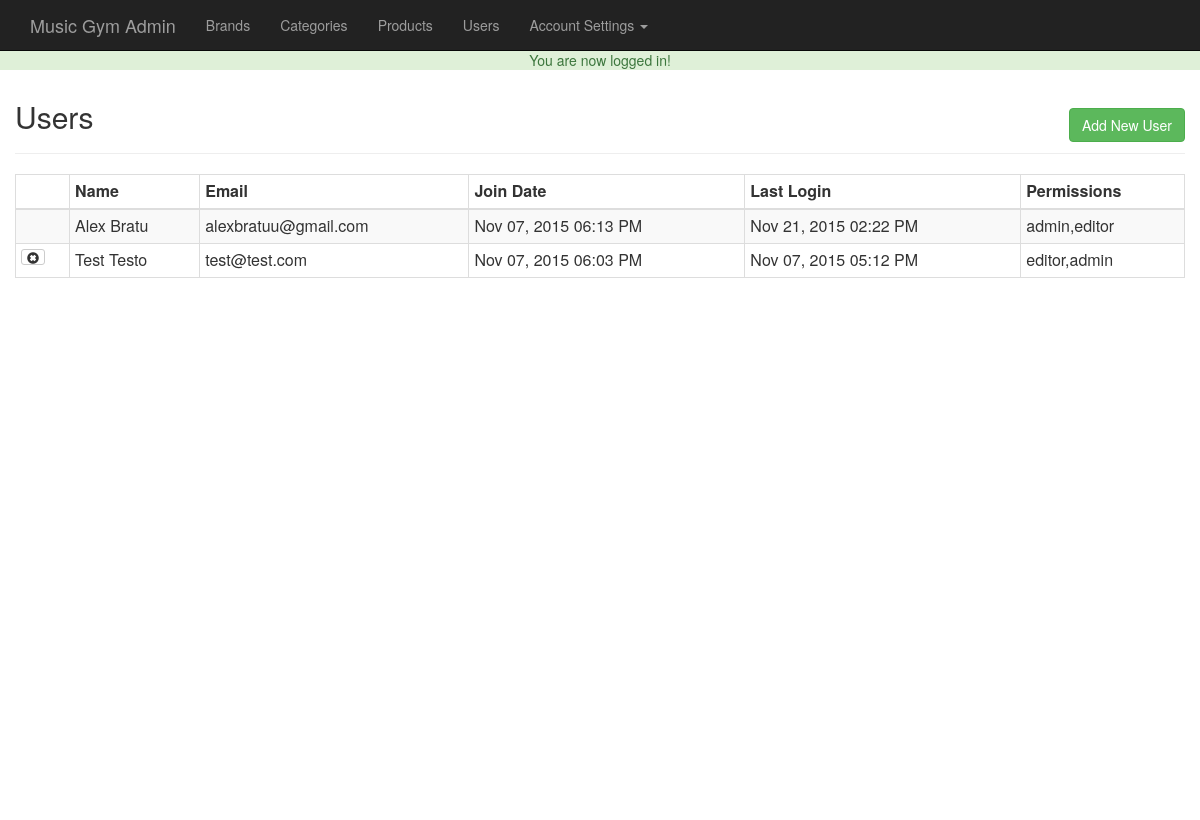
/admin/users.php (signed in), run on an earlier commit of the app's database.
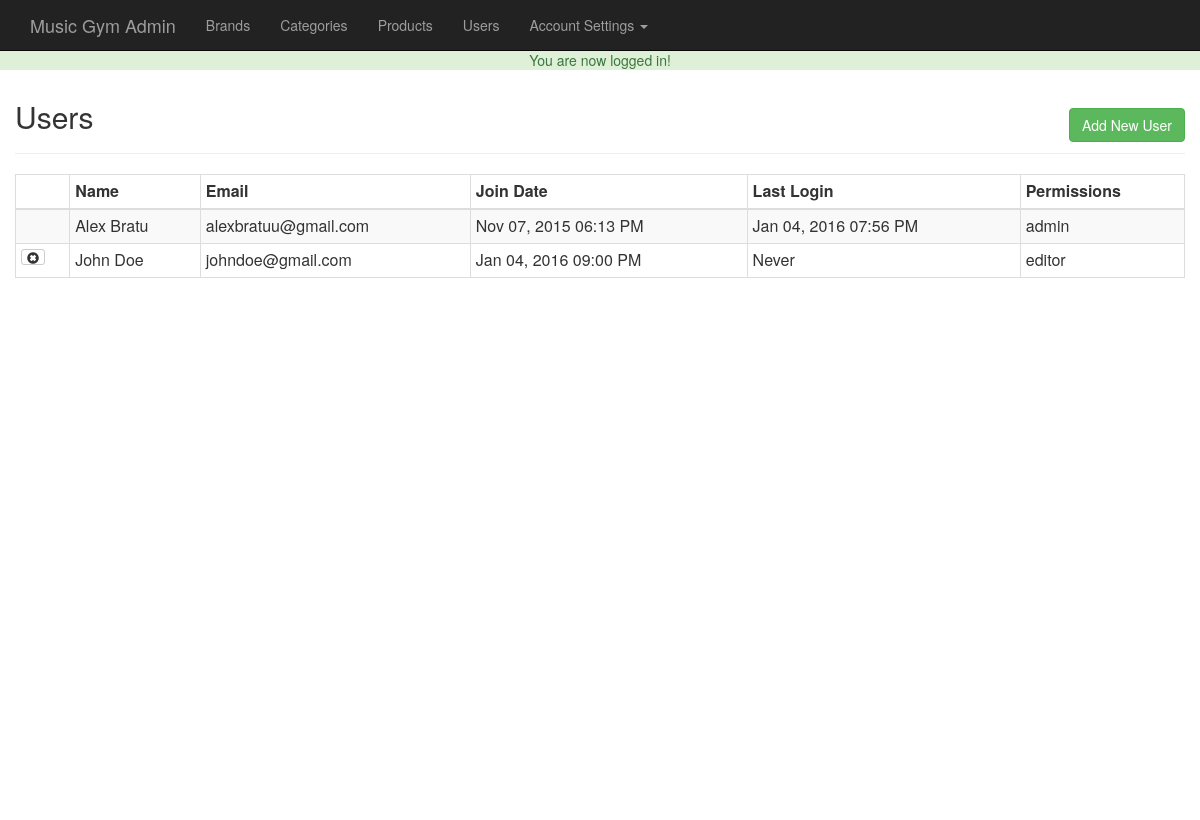
And on a later commit of the database.
### tables this page shows
CREATE TABLE IF NOT EXISTS `users` (
  `id` int(11) NOT NULL AUTO_INCREMENT,
  `full_name` varchar(255) NOT NULL,
  `email` varchar(175) NOT NULL,
  `password` varchar(255) NOT NULL,
  `join_date` datetime NOT NULL DEFAULT CURRENT_TIMESTAMP,
  `last_login` datetime NOT NULL,
  `permissions` varchar(255) NOT NULL,
  PRIMARY KEY (`id`)
);

### helpers/helpers.php (called while the page is built, shortened)
<?php
function format_date($date){
    return date("M d, Y h:i A", strtotime($date));
}

### admin/users.php (the view, shortened to what this page needs)
<?php
    require_once '../core/init.php';
    include 'includes/head.php';
    include 'includes/navigation.php';
    if(isset($_GET['add'])){
        $name = ((isset($_POST['name']))?sanitize($_POST['name']):'');
        $email = ((isset($_POST['email']))?sanitize($_POST['email']):'');
        $password = ((isset($_POST['password']))?sanitize($_POST['password']):'');
        $confirm = ((isset($_POST['confirm']))?sanitize($_POST['confirm']):'');
        $permissions = ((isset($_POST['permissions']))?sanitize($_POST['permissions']):'');
        $errors = array();
        if($_POST){
            $emailQuery = $db->query("SELECT * FROM users WHERE email = '$email'");
            $emailCount = mysqli_num_rows($emailQuery);
            if($emailCount != 0){
                $errors[] = 'The email already exists in the database';
            }
            $required = array('name', 'email', 'password', 'confirm', 'permissions');
            foreach($required as $field){
                if(empty($_POST[$field])){
                $errors[] = 'You must fill out all fields';
                    break;
                }
            }
             if(strlen($password)<6){
                $errors[] = 'Password must be at least 6 characters';
            }
            if($password != $confirm){
                $errors[] = 'Password does not match the confirm password';
            }
            if(!filter_var($email, FILTER_VALIDATE_EMAIL)){
                $errors[] = 'Email entere is not valid';
            }
            if(!empty($errors)){
                echo display_errors($errors);
            }else{
                $hashed = password_hash($password, PASSWORD_DEFAULT);
                $db->query("INSERT INTO users (`full_name`, `email`, `password`, `permissions`) VALUES ('$name', '$email', '$hashed', '$permissions')");
                $_SESSION['success_flash'] = 'User has been added successfully to the database!';
                header('Location: users.php');
            }
        }
        ?>
        <h2 class="text-center">Add New User</h2><hr>
        <form action="users.php?add=1" method="post">
            <div class="form-group col-md-6">
                <label for="name">Full Name:</label>
                <input type="text" name="name" id="name" class="form-control" value="<?=$name;?>">
            </div>
            <div class="form-group col-md-6">
                <label for="email">Email:</label>
                <input type="email" name="email" id="email" class="form-control" value="<?=$email;?>">
            </div>
            <div class="form-group col-md-6">
                <label for="password">Password:</label>
                <input type="password" name="password" id="password" class="form-control" value="<?=$password;?>">
            </div>
            <div class="form-group col-md-6">
                <label for="confirm">Confirm Password:</label>
                <input type="password" name="confirm" id="confirm" class="form-control" value="<?=$confirm;?>">
            </div>
            <div class="form-group col-md-6">
                <label for="permissions">Permissions:</label>
                <select class="form-control" name="permissions">
                    <option value=""<?=(($permissions == '')?' selected':'') ;?>></option>
                    <option value="editor"<?=(($permissions == 'editor')?' selected':'') ;?>>Editor</option>
                    <option value="admin,editor"<?=(($permissions == 'admin,editor')?' selected':'') ;?>>Admin</option>
            </select>
            </div>
            <div class="form-group col-md-6 text-right" style="margin-top: 25px">
                <a href="users.php" class="btn btn-default">Cancel</a>
                <input type="submit" value="Add User" class="btn btn-primary">
            </div>
        </form>
        <?php
    }else{
        $userQuery = $db->query("SELECT * FROM users ORDER BY full_name");
?>
<h2>Users</h2>
<a href = "users.php?add=1" class="btn btn-success pull-right" id="add-product-button">Add New User</a>
<hr>
<table class="table table-bordered table-striped table-condensed">
    <thead><th></th><th>Name</th><th>Email</th><th>Join Date</th><th>Last Login</th><th>Permissions</th></thead>
    <tbody>
        <?php while($user = mysqli_fetch_assoc($userQuery)): ?>
            <tr>
                <td>
                    <?php if($user['id'] != $user_data['id']): ?>
                        <a href="users.php?delete=<?=$user['id'];?>" class="btn btn-default btn-xs"><span class="glyphicon glyphicon-remove-sign"></span></a>
                    <?php endif;?>
                </td>
                <td><?=$user['full_name']; ?></td>
                <td><?=$user['email']; ?></td>
                <td><?=format_date($user['join_date']); ?></td>
                <td><?=(($user['last_login']=='0000-00-00 00:00:00')?'Never':format_date($user['last_login'])); ?></td>
                <td><?=$user['permissions']; ?></td>
            </tr>
        <?php endwhile;?>
    </tbody>
</table>
<?php } include 'includes/footer.php' ?>

What changed in the data, as far as the page shows it:
removed users: full_name "Test Testo", email "test@test.com", join_date "Nov 07, 2015 06:03 PM", last_login "Nov 07, 2015 05:12 PM", permissions "editor,admin"
changed users "Alex Bratu": last_login "Nov 21, 2015 02:22 PM" → "Jan 04, 2016 07:56 PM"; permissions "admin,editor" → "admin"
added users: full_name "John Doe", email "johndoe@gmail.com", join_date "Jan 04, 2016 09:00 PM", shows "Never", permissions "editor"
